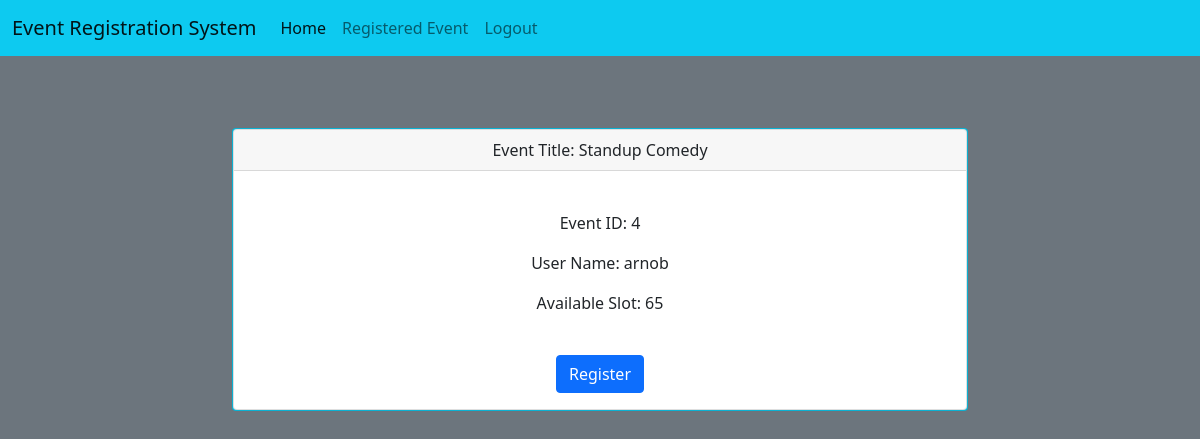
The page /events/dashboard/4 (signed in) on the database as committed earlier.
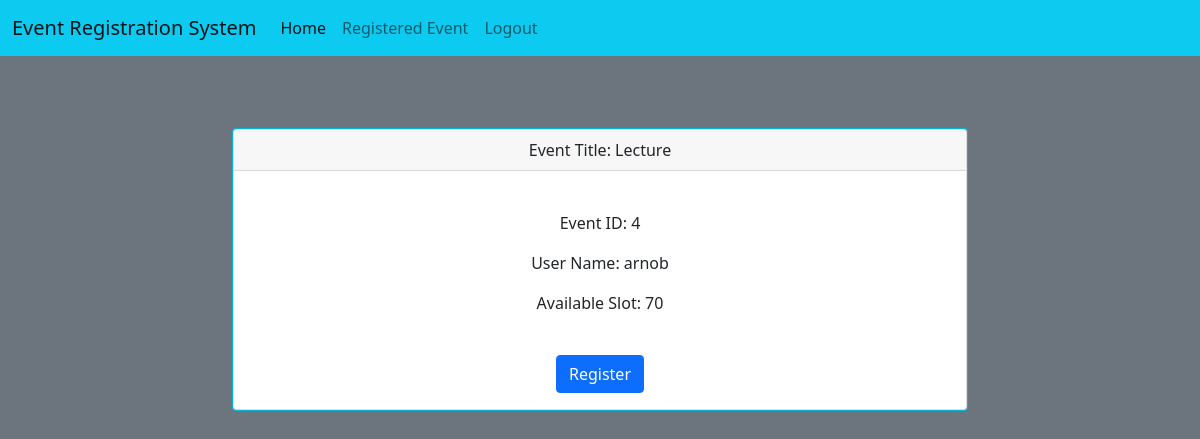
The same page on the database as committed later.
### events/models.py (models this page shows)
class Event(models.Model):
    title = models.CharField(max_length=100)
    description = models.CharField(max_length=200)
    event_date = models.DateField()
    event_time = models.TimeField(max_length=150)
    location_name = models.CharField(max_length=150)
    slot = models.IntegerField()
    created_at = models.DateTimeField(auto_now_add=True)

### event_registration/views.py (the view)
# urls.py: path('dashboard/<int:id>', views.event_registration_page, name='user_dashboard'),
def event_registration_page(request, id):
    reg_event = RegisteredEvent.objects.all().values()
    event = Event.objects.get(pk=id)
    template = loader.get_template('event_registration.html')
    context = {
        "reg_event": reg_event,
        "event": event,
    }
    return HttpResponse(template.render(context, request))

### event_registration/templates/event_registration.html (shortened to what this page needs)
{% extends "master.html" %}
{% block content %}
{% include "navbar.html" %}
{% if user.is_authenticated %}
<br>
<br>
<div class="container mt-4">
    <div class="row">
        <div class="col-md-8 offset-md-2">
            <div class="card bg-info">
                <div class="card text-center">
                    <div class="card-header">
                        Event Title:  {{ event.title }}
                    </div>
                    <br>
                    <div class="card-body">
                        <form method="POST" action="/events/add_registration/">
                            <p class="card-text">Event ID: {{ event.id }}</p>
                            <p class="card-text">User Name: {{ user.username }}</p>
                            <p class="card-text">Available Slot: {{ event.slot }}</p>
                            <br>
                            {% if event.slot > 0 %}
                                <button type="submit" class="btn btn-primary">Register</button>
                            {% else %}
                                <p class="btn btn-danger">Sorry, There is no slot for registration!</p>
                            {% endif %}
                        </form>
                    </div>
                </div>
</div>
</div>
</div>
</div>
{% else %}
  <h1>Sorry! You must be logged in to view this page...</h1>
  <a class="nav-link" href="/members/login_user/">Login</a>
{% endif %}
{% endblock %}

Rows that differ between the two databases and show on the page:
changed Event id 4: title "Standup Comedy" → "Lecture"; slot "65" → "70"
